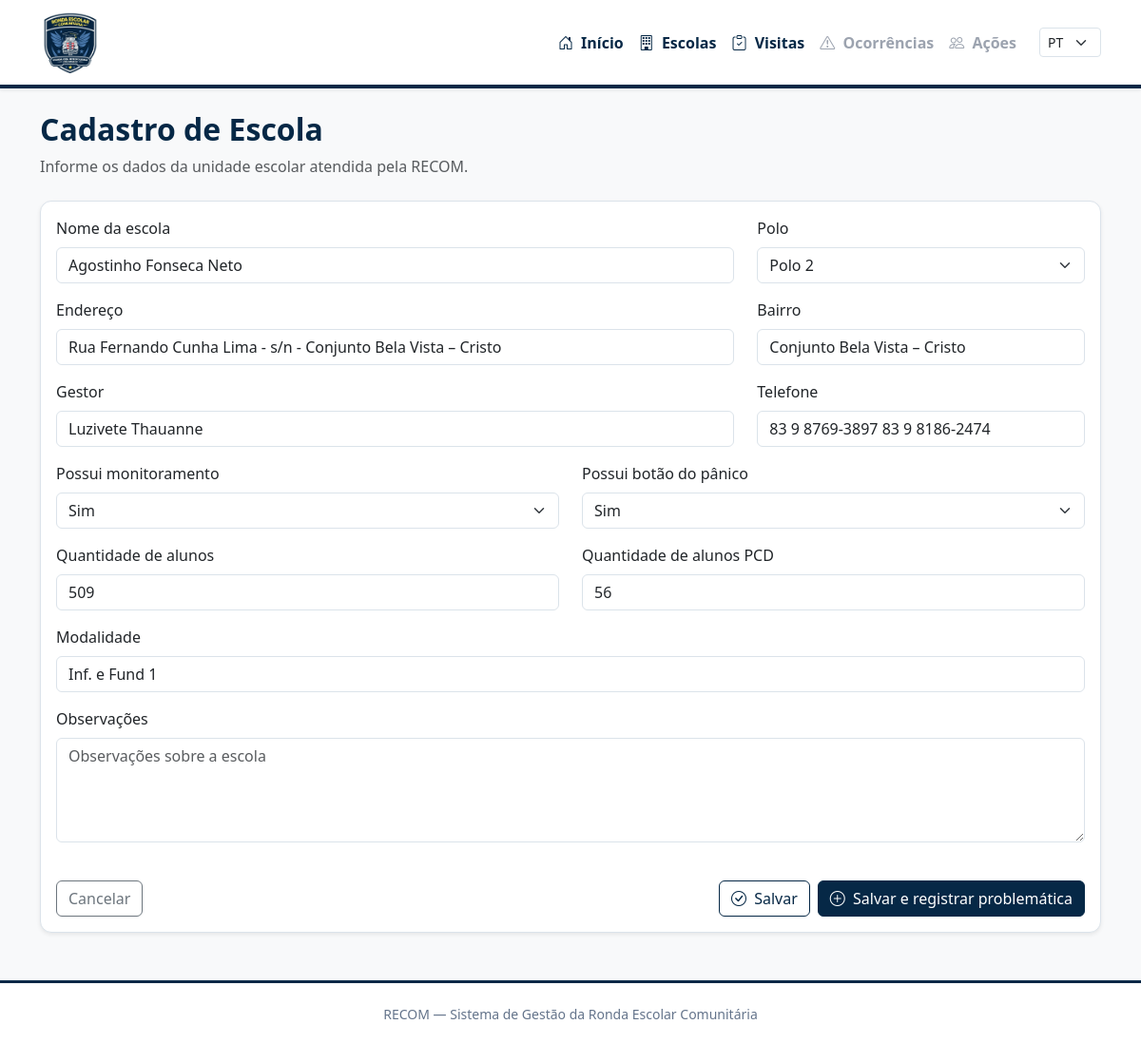
/escolas/22/editar/, run on an earlier commit of the app's database.
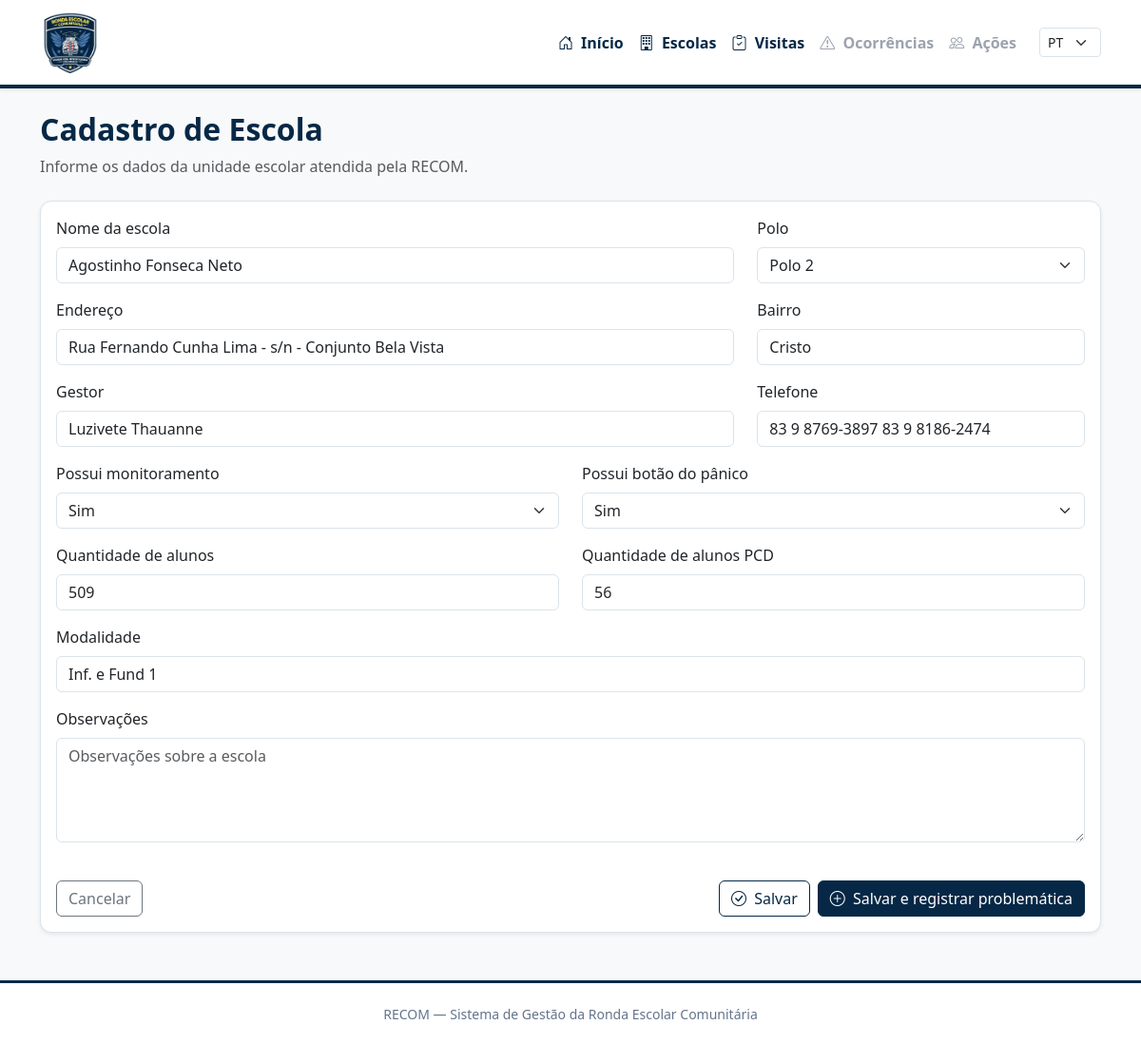
And on a later commit of the database.
### escolas/models.py (models this page shows, shortened)
class Escola(models.Model):
    POLO_CHOICES = [
        (1, "Polo 1"),
        (2, "Polo 2"),
        (3, "Polo 3"),
        (4, "Polo 4"),
        (5, "Polo 5"),
        (6, "Polo 6"),
        (7, "Polo 7"),
        (8, "Polo 8"),
        (9, "Polo 9"),
    ]
    nome = models.CharField(
        max_length=200,
        unique=True
    )
    polo = models.PositiveSmallIntegerField(
        choices=POLO_CHOICES
    )
    endereco = models.CharField(
        max_length=300
    )
    bairro = models.CharField(
    max_length=120,
    blank=True
    )
    gestor = models.CharField(
        max_length=150,
        blank=True
    )
    telefone = models.CharField(
        max_length=100,
        blank=True
    )
    monitoramento = models.BooleanField(
        default=False
    )
    botao_panico = models.BooleanField(
        default=False
    )
    quantidade_alunos = models.PositiveIntegerField(
        default=0
    )
    quantidade_alunos_pcd = models.PositiveIntegerField(
        default=0
    )
    modalidade = models.CharField(
        max_length=200,
        blank=True
    )
    observacoes = models.TextField(
        blank=True
    )
    ativa = models.BooleanField(
        default=True
    )
    data_inativacao = models.DateTimeField(
        blank=True,
        null=True
    )
    inativada_por = models.ForeignKey(
        User,
        on_delete=models.SET_NULL,
        blank=True,
        null=True,
        related_name="escolas_inativadas"
    )
    criado_em = models.DateTimeField(
        auto_now_add=True
    )
    atualizado_em = models.DateTimeField(
        auto_now=True
    )

### escolas/views.py (the view)
def editar_escola(request, pk):
    escola = get_object_or_404(
        Escola,
        pk=pk
    )
    if request.method == "POST":
        form = EscolaForm(
            request.POST,
            instance=escola
        )
        if form.is_valid():
            form.save()
            messages.success(
                request,
                "Escola atualizada com sucesso."
            )
            return redirect(
                "escolas:detalhe_escola",
                pk=escola.pk
            )
    else:
        form = EscolaForm(
            instance=escola
        )
    return render(
        request,
        "escolas/form_escola.html",
        {
            "form": form,
            "escola": escola,
            "modo_edicao": True,
        }
    )

### templates/escolas/form_escola.html (shortened to what the changed rows need)
{% extends "base.html" %}
{% block content %}
<div class="container mt-4 mb-5">
    <div class="mb-4">
        <h2>Cadastro de Escola</h2>
    </div>
    <div class="card shadow-sm">
        <div class="card-body">
            <form method="post">
                <div class="row">
                    <div class="col-md-8 mb-3">
                        <label class="form-label">
                            {{ form.nome.label }}
                        </label>
                        {{ form.nome }}
                    </div>
                    <div class="col-md-4 mb-3">
                        <label class="form-label">
                            {{ form.polo.label }}
                        </label>
                        {{ form.polo }}
                    </div>
                    <div class="col-md-8 mb-3">
                        <label class="form-label">
                            {{ form.endereco.label }}
                        </label>
                        {{ form.endereco }}
                    </div>
                    <div class="col-md-4 mb-3">
                        <label class="form-label">
                            {{ form.bairro.label }}
                        </label>
                        {{ form.bairro }}
                    </div>
                    <div class="col-md-8 mb-3">
                        <label class="form-label">
                            {{ form.gestor.label }}
                        </label>
                        {{ form.gestor }}
                    </div>
                    <div class="col-md-4 mb-3">
                        <label class="form-label">
                            {{ form.telefone.label }}
                        </label>
                        {{ form.telefone }}
                    </div>
                    <div class="col-md-6 mb-3">
                        <label class="form-label">
                            {{ form.monitoramento.label }}
                        </label>
                        {{ form.monitoramento }}
                    </div>
                    <div class="col-md-6 mb-3">
                        <label class="form-label">
                            {{ form.botao_panico.label }}
                        </label>
                        {{ form.botao_panico }}
                    </div>
                    <div class="col-md-6 mb-3">
                        <label class="form-label">
                            {{ form.quantidade_alunos.label }}
                        </label>
                        {{ form.quantidade_alunos }}
                    </div>
                    <div class="col-md-6 mb-3">
                        <label class="form-label">
                            {{ form.quantidade_alunos_pcd.label }}
                        </label>
                        {{ form.quantidade_alunos_pcd }}
                    </div>
                    <div class="col-md-12 mb-3">
                        <label class="form-label">
                            {{ form.modalidade.label }}
                        </label>
                        {{ form.modalidade }}
                    </div>
                    <div class="col-md-12 mb-3">
                        <label class="form-label">
                            {{ form.observacoes.label }}
                        </label>
                        {{ form.observacoes }}
                    </div>
                </div>
            </form>
        </div>
    </div>
</div>
{% endblock %}

What changed in the data, as far as the page shows it:
changed Escola "Agostinho Fonseca Neto": endereco "Rua Fernando Cunha Lima - s/n - Conjunto Bela Vista – Cristo" → "Rua Fernando Cunha Lima - s/n - Conjunto Bela Vista"; bairro "Conjunto Bela Vista – Cristo" → "Cristo"
